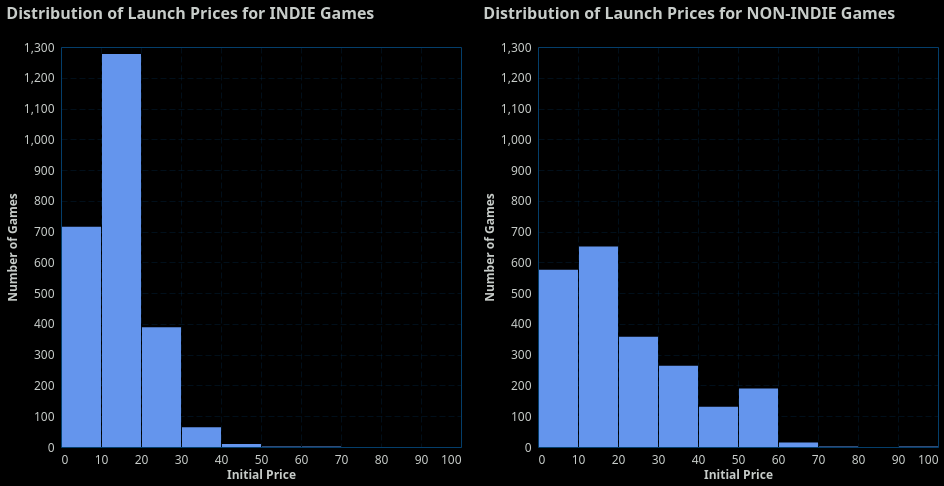

Vega-Lite specification for this chart:
### Vega-Lite specification from a JSON file in a GitHub repository (floating-point values rounded to 4 significant figures; data arrays with more than 128 entries replaced by an {"elided": "..."} marker saying what was removed)
{"config": {"view": {"continuousWidth": 400, "continuousHeight": 300, "stroke": "#043f6b", "strokeWidth": 1}, "background": "#000000", "mark": {"color": "#6495ED"}, "arc": {"fill": "#6495ED"}, "area": {"fill": "#6495ED", "line": true, "fillOpacity": 0.1}, "line": {"stroke": "#6495ED", "strokeWidth": 2}, "path": {"stroke": "#6495ED"}, "rect": {"fill": "#6495ED"}, "shape": {"stroke": "#6495ED"}, "symbol": {"fill": "#6495ED"}, "title": {"color": "#C7CCC9", "anchor": "start", "dy": -15, "fontSize": 16, "font": "IBM Plex Sans,system-ui,-apple-system,BlinkMacSystemFont,\".sfnstext-regular\",sans-serif", "fontWeight": 600}, "axisBand": {"grid": false}, "axis": {"labelColor": "#C7CCC9", "labelFontSize": 12, "labelFont": "IBM Plex Sans Condensed, system-ui, -apple-system, BlinkMacSystemFont, \".SFNSText-Regular\", sans-serif", "labelFontWeight": 400, "titleColor": "#C7CCC9", "titleFontWeight": 600, "titleFontSize": 12, "grid": true, "gridColor": "#043f6b", "labelAngle": 0, "domainColor": null, "tickColor": null, "labelPadding": 2, "tickSize": 5, "tickWidth": 0.5, "gridOpacity": 1, "gridZ": 1}, "axisX": {"gridDash": [6, 3], "gridWidth": 0.25, "gridColor": "#043f6b"}, "axisY": {"gridDash": [6, 3], "gridWidth": 0.25, "gridColor": "#043f6b"}, "layer": {"grid": 1, "mark": 0}, "legend": {"labelFontSize": 11, "padding": 1, "symbolType": "square", "labelColor": "#C7CCC9", "titleColor": "#C7CCC9"}, "style": {"guide-label": {"font": "IBM Plex Sans,system-ui,-apple-system,BlinkMacSystemFont,\".sfnstext-regular\",sans-serif", "fill": "#C7CCC9", "fontWeight": 400}, "guide-title": {"font": "IBM Plex Sans,system-ui,-apple-system,BlinkMacSystemFont,\".sfnstext-regular\",sans-serif", "fill": "#C7CCC9", "fontWeight": 400}}, "range": {"category": ["#d8ff4f", "#ff00a0", "#00f0ff", "#ff4f00", "#00ff41", "#9d00ff"]}}, "hconcat": [{"data": {"name": "data-7951cc0da0756ff4cc4517e60bdb5e4f"}, "mark": {"type": "bar"}, "encoding": {"x": {"bin": {"extent": [0.0, 99.99], "step": 10}, "field": "initial_price", "title": "Initial Price", "type": "quantitative"}, "y": {"aggregate": "count", "title": "Number of Games", "type": "quantitative"}}, "height": 400, "title": "Distribution of Launch Prices for INDIE Games", "width": 400}, {"data": {"name": "data-5ac8ed2683f8bc949619fa9eed16ad30"}, "mark": {"type": "bar"}, "encoding": {"x": {"bin": {"extent": [0.0, 99.99], "step": 10}, "field": "initial_price", "title": "Initial Price", "type": "quantitative"}, "y": {"aggregate": "count", "title": "Number of Games", "type": "quantitative"}}, "height": 400, "title": "Distribution of Launch Prices for NON-INDIE Games", "width": 400}], "resolve": {"scale": {"y": "shared"}}, "$schema": "https://vega.github.io/schema/vega-lite/v5.16.3.json", "datasets": {"data-7951cc0da0756ff4cc4517e60bdb5e4f": {"elided": "2473 records"}, "data-5ac8ed2683f8bc949619fa9eed16ad30": {"elided": "2230 records"}}}
